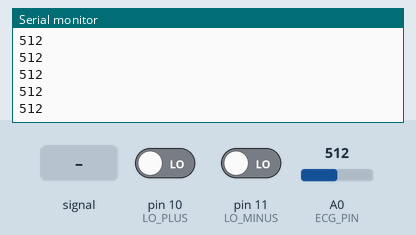
Simulated run of this sketch. Board: Arduino Uno, built with avr-gcc and run on an emulated ATmega328P. Parts: the last lines printed to the serial monitor. Inputs (shaded band) come from the test bench; at power-on: A0 (ECG_PIN) = 512, pin 10 (LO_PLUS) LOW, pin 11 (LO_MINUS) LOW.

Above: at 1.3 s.
1.4 s: A0 (ECG_PIN) fed a 200 Hz sine of ±81 counts around its level
At 2.3 s:
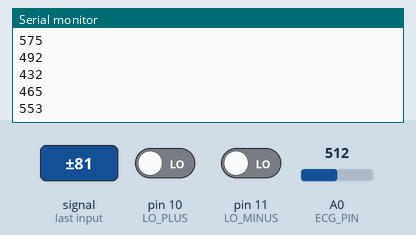
2.9 s: A0 (ECG_PIN) set to 716
At 3.5 s:
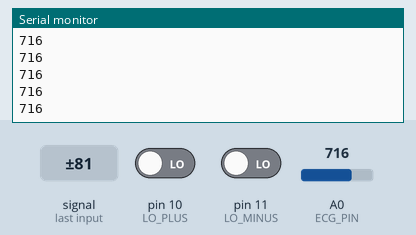
4.4 s: pin 10 (LO_PLUS) driven HIGH
Timing chart, 0 to 7.4 s (numbered marks = the images above; inputs shaded):
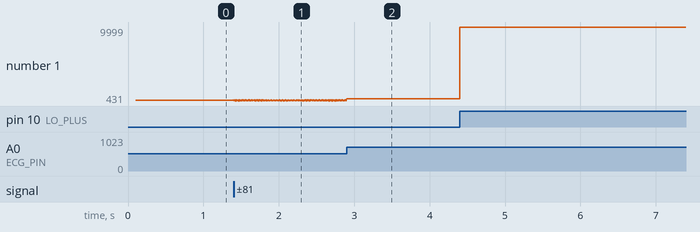

Measured:
- after the input at 1.4 s, the serial monitor: prints a new line at once (image 1)
- plotted number 1: 512 → 546 after the input at 1.4 s

The sketch:

ecg_monitor.ino
```cpp
const int ECG_PIN   = A0;
const int LO_PLUS   = 10;
const int LO_MINUS  = 11;

const unsigned int SAMPLE_INTERVAL_MS = 4;

unsigned long lastSampleTime = 0;

void setup() {
  Serial.begin(115200);
  pinMode(LO_PLUS,  INPUT);
  pinMode(LO_MINUS, INPUT);
  delay(100);
}

void loop() {
  unsigned long now = millis();

  if (now - lastSampleTime >= SAMPLE_INTERVAL_MS) {
    lastSampleTime = now;

    if (digitalRead(LO_PLUS) == HIGH || digitalRead(LO_MINUS) == HIGH) {
      Serial.println(9999);
    } else {
      int ecgValue = analogRead(ECG_PIN);
      Serial.println(ecgValue);
    }
  }
}
```
